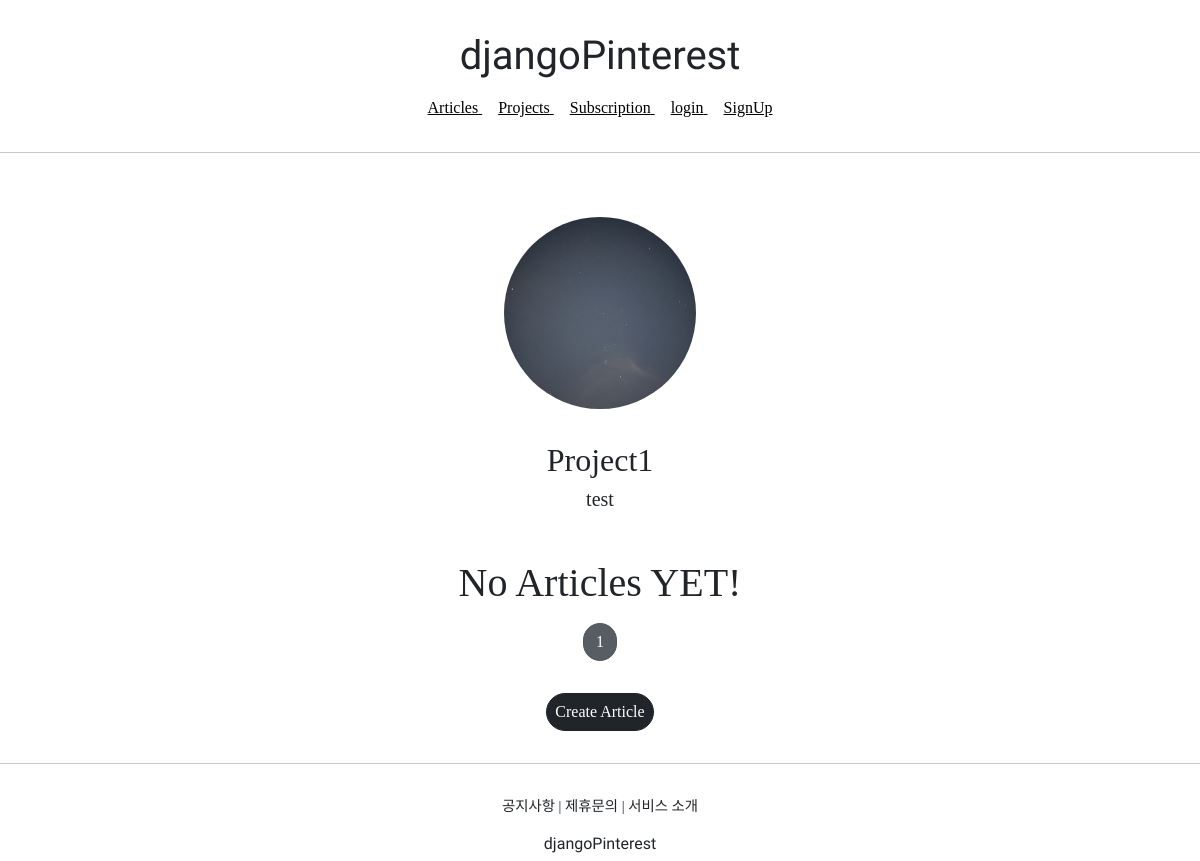
The app's page /projects/detail/1, older data.
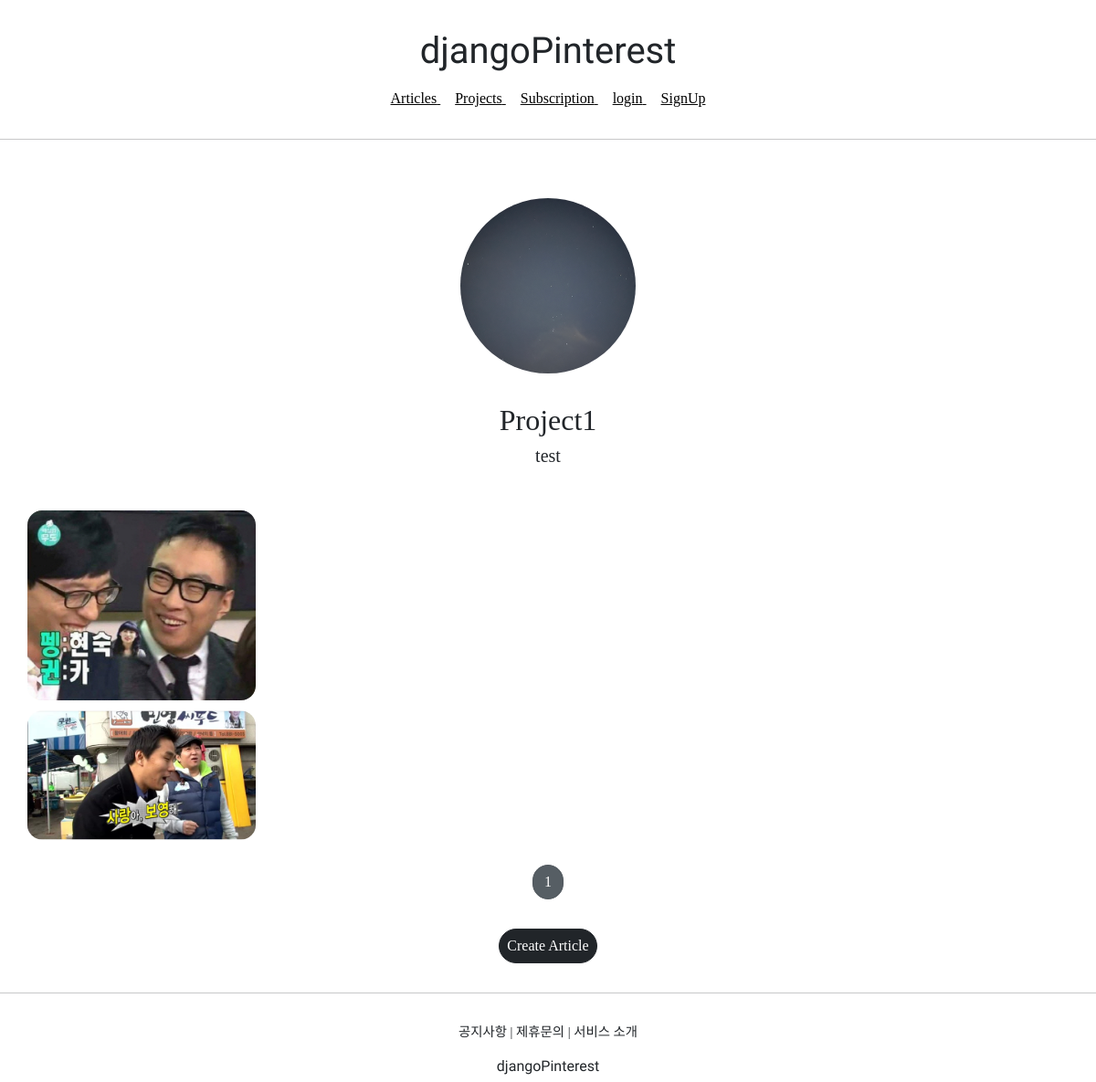
The same page, newer data.
### articleapp/models.py (models this page shows)
class Article(models.Model):
    writer = models.ForeignKey(User, on_delete=models.SET_NULL, related_name='article', null=True)
    project = models.ForeignKey(Project, on_delete=models.SET_NULL, related_name='article', null=True)
    title = models.CharField(max_length=200, null=True)
    image = models.ImageField(upload_to='article/', null=False)
    content = models.TextField(null=True)
    created_at = models.DateField(auto_created=True, null=True)

### projectapp/views.py (the view)
# urls.py: path('detail/<int:pk>', ProjectDetailView.as_view(), name='detail'),
class ProjectDetailView(DetailView, MultipleObjectMixin):
    model = Project
    context_object_name = 'target_project'
    template_name = 'projectapp/detail.html'
    paginate_by = 25
    def get_context_data(self, **kwargs):
        project = self.object
        user = self.request.user
        if user.is_authenticated:
            subscription = Subscription.objects.filter(user=user, project=project)
        else:
            subscription = None
        object_list = Article.objects.filter(project=self.get_object())
        return super(ProjectDetailView, self).get_context_data(object_list=object_list,
                                                                subscription=subscription,
                                                                **kwargs)

### projectapp/templates/projectapp/detail.html (shortened to what this page needs)
{% extends 'base.html' %}
{% block content %}
    <div>
        <div style="text-align: center; max-width: 700px; margin: 4rem auto 1.5rem auto;">
            <img src="{{ target_project.image.url }}" alt=""
                style="height: 12rem; width: 12rem; border-radius: 20rem; margin-bottom: 2rem; object-fit: cover;">
            <h2 style="font-family: 'NanumSquareOTF_acB'">
                {{ target_project.title }}
            </h2>
            <h5 style="margin-bottom: 3rem;">
                {{ target_project.description }}
            </h5>
        </div>
        <div>
            {% include 'snippets/list_project.html' with article_list=object_list %}
        </div>
    </div>
{% endblock %}

### templates/snippets/list_project.html (shortened to what this page needs)
{% load static %}
    {% if article_list %}
    <div class="container">
        {% for article in article_list %}
        <a href="{% url 'articleapp:detail' pk=article.pk %}">
            {% include 'snippets/card.html' with article=article %}
        </a>
        {% endfor %}
    </div>
    {% else %}
    <div class="text-center">
        <h1>No Articles YET!</h1>
    </div>
    {% endif %}
    {% include 'snippets/pagination.html' with page_obj=page_obj %}
    <div style="text-align: center;">
        <a href="{%url 'articleapp:create' %}" class="btn btn-dark rounded-pill mt-3 mb-3 px-2">
            Create Article
        </a>
    </div>

### templates/snippets/card.html
<div>
    <img src="{{ article.image.url }}" alt="">
</div>

Row changes from the older to the newer data that the page shows:
now on this page (row edited): Article: image (picture)
now on this page (row edited): Article: image (picture)
Text that changed along with them:
text no longer shown: "No Articles YET!"
